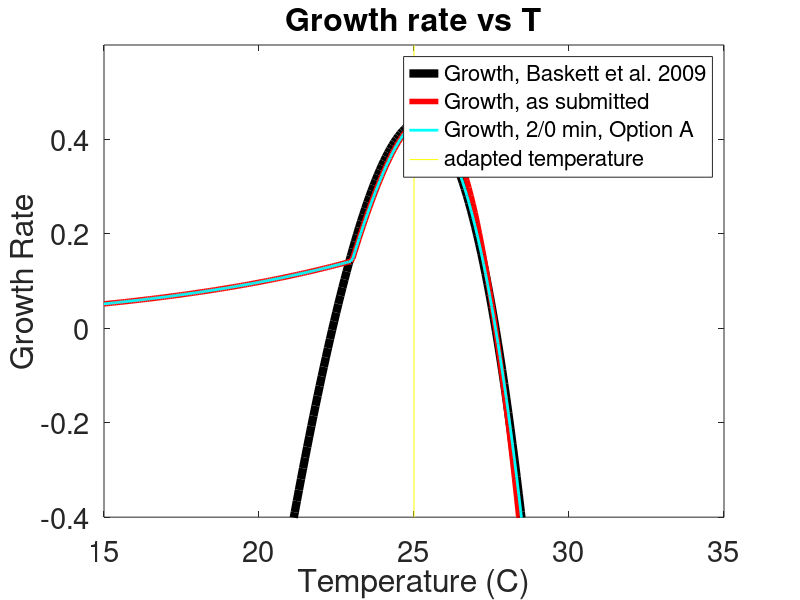

This chart was generated by the following MATLAB code:
function growthRateCurveStudyReduced()
    % This script is for visualizing the growth curve with representative
    % values to understand each term better
    g = 25.0;
    SelVx = 3.4627; % for massive: 2.7702;
    b = 0.0633;
    a = 1.0768/12; %0.0879;
    vg = .0025;
    EnvVx = 0.0114;

    % Range to plot
    tMin = 15; %20;
    tMax = 35; %32;
    growthScale = [-0.4 0.6];

    points = 300;
    temps = linspace(tMin, tMax, points);
    % The equation in the loop is exactly the one in timeIteration, other
    % than variable naming.
    
    % From timeIteration, June 19 2020:
    % ri(i,:) = (1- (vgi(i,:) + con.EnvVx + (min(2, gi(i,:) - temp(i))).^2) ./ (2*SelVx)) .* exp(con.b*min(2, temp(i) - gi(i,:))) * rm;
    
    rates = NaN(points, 3);
    rates2009 = NaN(points);
    for j = 1:points
        T = temps(j);
        % Last term of Baskett 2009 eq. 3:
        rm  = a*exp(b*T); % maximum possible growth rate at optimal temp CK
        
        extraExp = exp(b*min(0, T - g));
        extraExp2 = exp(b*min(2, T - g));
        mainPart2 = 1- (vg + EnvVx + min(2, g - T).^2) ./ (2*SelVx);

        % As used in Spring 2017 code:
        r2 = mainPart2 .* extraExp2 * rm;
        r3 = mainPart2 .* extraExp * rm; % TRY - extra exponential NOT shifted up 2 deg.
        
        % Baskett 2009 eq. 3
        r2009 = (1- (vg + EnvVx + (g - T).^2) ./ (2*SelVx)) * rm ;% Prevents cold water bleaching
        rates(j, 2) = r2;
        rates(j, 3) = r3;

        rates2009(j) = r2009;
    end
    

    figHandle = figure();
    set(figHandle, 'color', 'w', 'OuterPosition',[60 269 1200 1000]);
    %axes1 = axes;

    xlim([tMin tMax]);

    plot(temps, rates2009(:,1), '-k', 'LineWidth', 6, 'DisplayName', 'Growth, Baskett et al. 2009');
    hold on;
    plot(temps, rates(:,2), '-r', 'LineWidth', 4, 'DisplayName', 'Growth, as submitted'); % rate with 2 min
    plot(temps, rates(:,3), '-c', 'LineWidth', 2, 'DisplayName', 'Growth, 2/0 min, Option A'); % rate with 2 min in main function, zero in exponential

    % optimum
    plot([g g], growthScale, '-y', 'DisplayName', 'adapted temperature');
    


    set(gca, 'FontSize', 21);
    t = sprintf('Growth rate vs T');
    title(t);
    xlabel('Temperature (C)');
    ylabel('Growth Rate');
    %set(axes1,'FontSize',21);
    %legend({'symbiont growth 0 min', 'symbiont growth 2 min', 'Baskett 2009', 'rm term', ...
    %    'new exp term', 'main equation', 'main no min', 'main 2 min', 'new exp 2 min'}, ...
    %    'Location', 'best', 'FontSize',18);
    legend('Location', 'best', 'FontSize', 16);
    % Further explanation of legend items:
    % 'symbiont growth 0' - growth equation as used from Spring 2017
    % 'symbiont growth 2' - growth equation as used in the submitted paper
    % 'Baskett 2009' - from Baskett et al. 2009
    % 'rm term' - just the exponential term used in all versions (Eppley?)
    % 'new exp term' - the new exponential term with zero minimum
    % 'main equation' - three terms summed, before they are multiplied by an exponential
    % 'main no min' - the same three terms, but with no minimum function in the third part (as in Baskett)
    % 'new exp 2b' - the new exponential, 2 minimum

    % Now just use a fixed y range
    ylim(growthScale);
        
    hold off;
end

